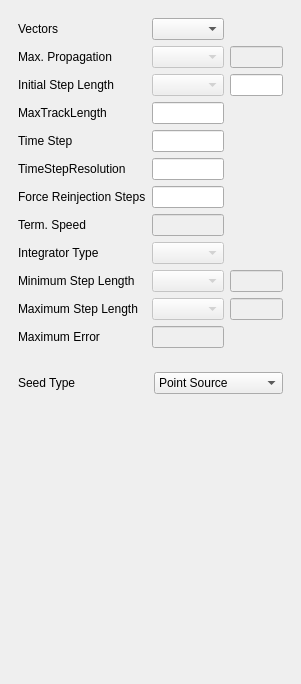
<ui version="4.0" >
 <class>pqParticleTracerPanel</class>
 <widget class="QWidget" name="pqParticleTracerPanel" >
  <property name="geometry" >
   <rect>
    <x>0</x>
    <y>0</y>
    <width>301</width>
    <height>684</height>
   </rect>
  </property>
  <property name="windowTitle" >
   <string>Form</string>
  </property>
  <layout class="QVBoxLayout" >
   <property name="margin" >
    <number>9</number>
   </property>
   <property name="spacing" >
    <number>6</number>
   </property>
   <item>
    <widget class="pqCollapsedGroup" native="1" name="streamTracerGroup" >
     <layout class="QGridLayout" >
      <property name="margin" >
       <number>9</number>
      </property>
      <property name="spacing" >
       <number>6</number>
      </property>
      <item row="7" column="1" >
       <widget class="QLineEdit" name="TerminalSpeed" >
        <property name="enabled" >
         <bool>false</bool>
        </property>
       </widget>
      </item>
      <item row="3" column="0" >
       <widget class="QLabel" name="label_3" >
        <property name="text" >
         <string>MaxTrackLength</string>
        </property>
       </widget>
      </item>
      <item row="4" column="0" >
       <widget class="QLabel" name="label_4" >
        <property name="text" >
         <string>Time Step</string>
        </property>
       </widget>
      </item>
      <item row="8" column="0" >
       <widget class="QLabel" name="label_6" >
        <property name="text" >
         <string>Integrator Type</string>
        </property>
       </widget>
      </item>
      <item row="3" column="1" >
       <widget class="QLineEdit" name="MaxTrackLength" />
      </item>
      <item row="1" column="2" >
       <widget class="QLineEdit" name="MaximumPropagation" >
        <property name="enabled" >
         <bool>false</bool>
        </property>
       </widget>
      </item>
      <item row="11" column="1" >
       <widget class="QLineEdit" name="MaximumError" >
        <property name="enabled" >
         <bool>false</bool>
        </property>
       </widget>
      </item>
      <item row="10" column="0" >
       <widget class="QLabel" name="label_10" >
        <property name="text" >
         <string>Maximum Step Length</string>
        </property>
       </widget>
      </item>
      <item row="5" column="0" >
       <widget class="QLabel" name="label_12" >
        <property name="text" >
         <string>TimeStepResolution</string>
        </property>
       </widget>
      </item>
      <item row="2" column="1" >
       <widget class="QComboBox" name="InitialIntegrationStepUnit" >
        <property name="enabled" >
         <bool>false</bool>
        </property>
       </widget>
      </item>
      <item row="9" column="2" >
       <widget class="QLineEdit" name="MinimumIntegrationStep" >
        <property name="enabled" >
         <bool>false</bool>
        </property>
       </widget>
      </item>
      <item row="0" column="0" >
       <widget class="QLabel" name="label_7" >
        <property name="text" >
         <string>Vectors</string>
        </property>
       </widget>
      </item>
      <item row="1" column="1" >
       <widget class="QComboBox" name="MaximumPropagationUnit" >
        <property name="enabled" >
         <bool>false</bool>
        </property>
       </widget>
      </item>
      <item row="0" column="1" >
       <widget class="QComboBox" name="SelectInputVectors" />
      </item>
      <item row="5" column="1" >
       <widget class="QLineEdit" name="TimeStepResolution" />
      </item>
      <item row="1" column="0" >
       <widget class="QLabel" name="label" >
        <property name="text" >
         <string>Max. Propagation</string>
        </property>
       </widget>
      </item>
      <item row="10" column="2" >
       <widget class="QLineEdit" name="MaximumIntegrationStep" >
        <property name="enabled" >
         <bool>false</bool>
        </property>
       </widget>
      </item>
      <item row="9" column="0" >
       <widget class="QLabel" name="label_9" >
        <property name="text" >
         <string>Minimum Step Length</string>
        </property>
       </widget>
      </item>
      <item row="7" column="0" >
       <widget class="QLabel" name="label_5" >
        <property name="text" >
         <string>Term. Speed</string>
        </property>
       </widget>
      </item>
      <item row="11" column="0" >
       <widget class="QLabel" name="label_8" >
        <property name="text" >
         <string>Maximum Error</string>
        </property>
       </widget>
      </item>
      <item row="4" column="1" >
       <widget class="QLineEdit" name="TimeStep" />
      </item>
      <item row="2" column="0" >
       <widget class="QLabel" name="label_2" >
        <property name="text" >
         <string>Initial Step Length</string>
        </property>
       </widget>
      </item>
      <item row="8" column="1" >
       <widget class="QComboBox" name="IntegratorType" >
        <property name="enabled" >
         <bool>false</bool>
        </property>
       </widget>
      </item>
      <item row="9" column="1" >
       <widget class="QComboBox" name="MinimumIntegrationStepUnit" >
        <property name="enabled" >
         <bool>false</bool>
        </property>
       </widget>
      </item>
      <item row="2" column="2" >
       <widget class="QLineEdit" name="InitialIntegrationStep" />
      </item>
      <item row="10" column="1" >
       <widget class="QComboBox" name="MaximumIntegrationStepUnit" >
        <property name="enabled" >
         <bool>false</bool>
        </property>
       </widget>
      </item>
      <item row="6" column="0" >
       <widget class="QLabel" name="label_13" >
        <property name="text" >
         <string>Force Reinjection Steps</string>
        </property>
       </widget>
      </item>
      <item row="6" column="1" >
       <widget class="QLineEdit" name="ForceReinjectionEveryNSteps" />
      </item>
     </layout>
    </widget>
   </item>
   <item>
    <widget class="pqCollapsedGroup" native="1" name="seedsGroup" >
     <layout class="QGridLayout" >
      <property name="margin" >
       <number>9</number>
      </property>
      <property name="spacing" >
       <number>6</number>
      </property>
      <item row="0" column="1" >
       <widget class="QComboBox" name="seedType" >
        <item>
         <property name="text" >
          <string>Point Source</string>
         </property>
        </item>
        <item>
         <property name="text" >
          <string>Line Source</string>
         </property>
        </item>
       </widget>
      </item>
      <item row="0" column="0" >
       <widget class="QLabel" name="label_11" >
        <property name="text" >
         <string>Seed Type</string>
        </property>
       </widget>
      </item>
      <item row="1" column="0" colspan="2" >
       <widget class="QStackedWidget" name="stackedWidget" >
        <property name="currentIndex" >
         <number>0</number>
        </property>
        <widget class="QWidget" name="pointSource" />
        <widget class="QWidget" name="lineSource" />
       </widget>
      </item>
     </layout>
    </widget>
   </item>
   <item>
    <spacer>
     <property name="orientation" >
      <enum>Qt::Vertical</enum>
     </property>
     <property name="sizeHint" >
      <size>
       <width>20</width>
       <height>40</height>
      </size>
     </property>
    </spacer>
   </item>
  </layout>
 </widget>
 <customwidgets>
  <customwidget>
   <class>pqCollapsedGroup</class>
   <extends>QWidget</extends>
   <header>pqCollapsedGroup.h</header>
   <container>1</container>
  </customwidget>
 </customwidgets>
 <resources/>
 <connections>
  <connection>
   <sender>seedType</sender>
   <signal>activated(int)</signal>
   <receiver>stackedWidget</receiver>
   <slot>setCurrentIndex(int)</slot>
   <hints>
    <hint type="sourcelabel" >
     <x>367</x>
     <y>383</y>
    </hint>
    <hint type="destinationlabel" >
     <x>169</x>
     <y>465</y>
    </hint>
   </hints>
  </connection>
 </connections>
</ui>
